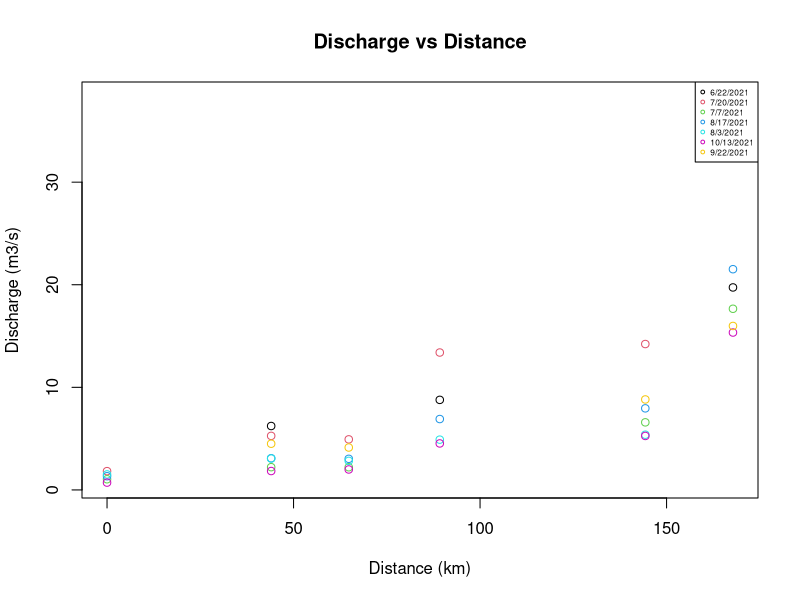
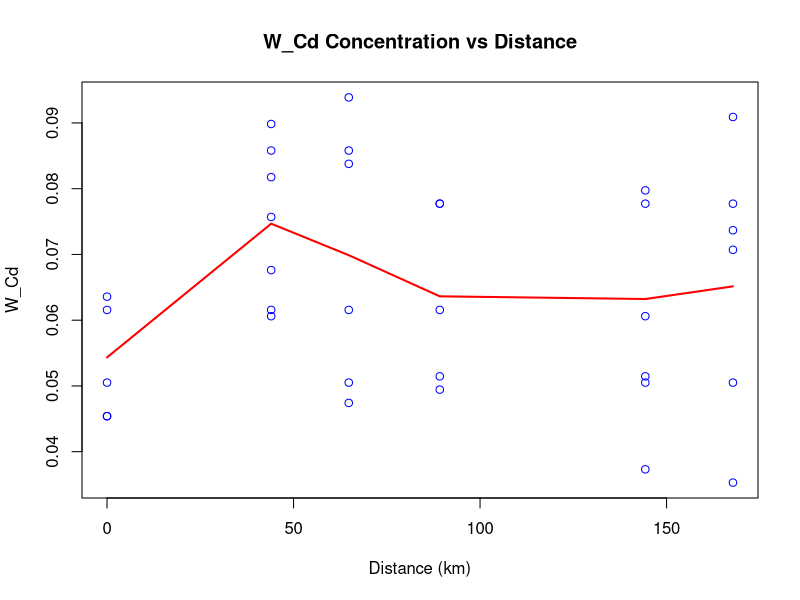
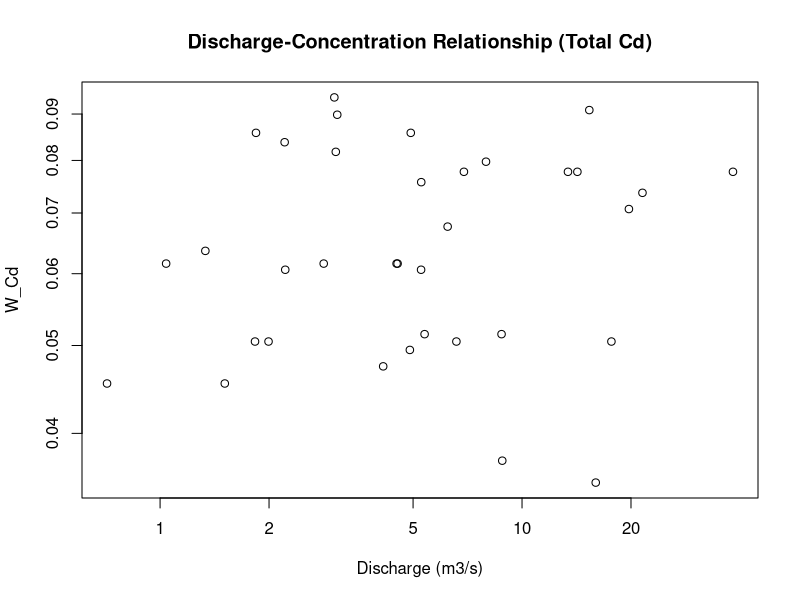
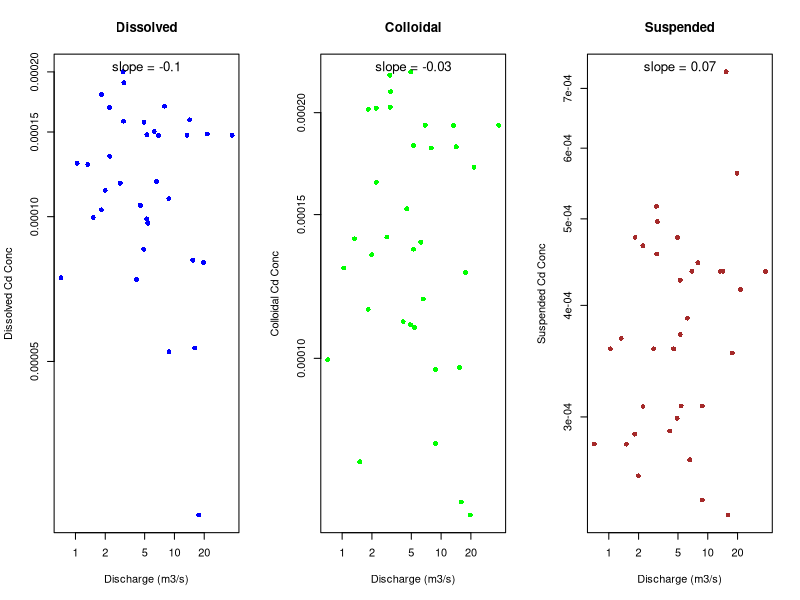
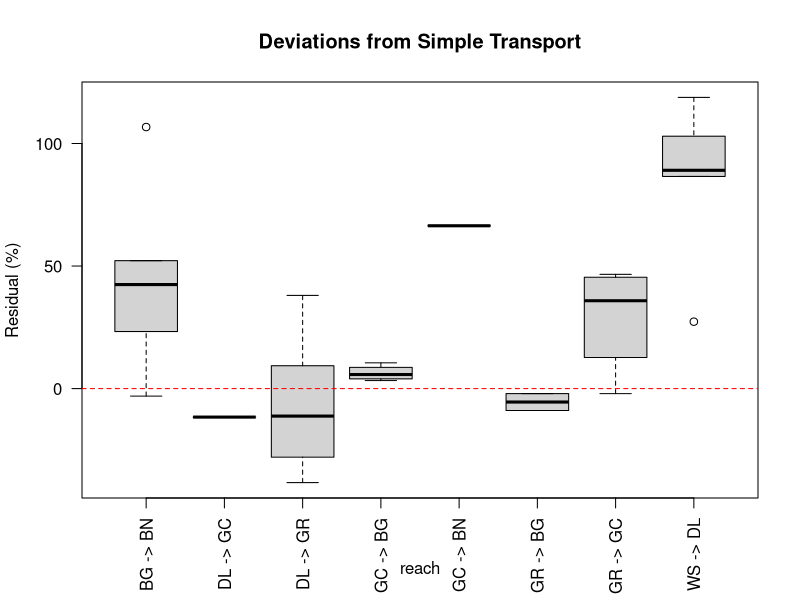

Generate these figures, in order, with R:
# Step 1: Basic Transport Framework Analysis for Cadmium
# Simple, direct code for your specific dataset

library(tidyverse)
library(ggplot2)

# ============================================================================
# PART 1: BASIC DATA SETUP
# ============================================================================

df <- read_csv("2_incremental/AI_Subsets/CD_Water_Working.csv")

# Assume df is already loaded
# Add calculated columns
df$W_Cd_load <- df$W_Cd * df$discharge_m3s

# Order sites by distance
df <- df %>% arrange(Distance_km, Date)

# Quick summary
cat("=== DATA SUMMARY ===\n")
cat("Sites:", unique(df$Site), "\n")
cat("Distance range:", range(df$Distance_km), "km\n")
cat("Date range:", range(df$Date), "\n")
cat("Number of observations:", nrow(df), "\n\n")

# ============================================================================
# PART 2: DISCHARGE PATTERNS
# ============================================================================

# Calculate discharge changes between consecutive sites for each date
discharge_changes <- df %>%
  arrange(Date, Distance_km) %>%
  group_by(Date) %>%
  mutate(
    discharge_change = discharge_m3s - lag(discharge_m3s),
    upstream_site = lag(Site),
    reach = paste(upstream_site, "->", Site)
  ) %>%
  filter(!is.na(discharge_change))

# Summary by reach
discharge_summary <- discharge_changes %>%
  group_by(reach) %>%
  summarise(
    mean_Q_change = mean(discharge_change),
    n_gains = sum(discharge_change > 0),
    n_losses = sum(discharge_change < 0)
  )

cat("=== DISCHARGE CHANGES BY REACH ===\n")
print(discharge_summary)
cat("\n")

# Plot discharge along river
plot(df$Distance_km, df$discharge_m3s, 
     main = "Discharge vs Distance",
     xlab = "Distance (km)", 
     ylab = "Discharge (m3/s)",
     col = as.numeric(factor(df$Date)))
legend("topright", legend = unique(df$Date), 
       col = 1:length(unique(df$Date)), pch = 1, cex = 0.5)

# ============================================================================
# PART 3: IDENTIFY MINIMUM CD FOR TRIBUTARY ASSUMPTION
# ============================================================================

min_Cd <- min(df$W_Cd)
min_Cd_5pct <- quantile(df$W_Cd, 0.05)

cat("=== MINIMUM CADMIUM VALUES ===\n")
cat("Absolute minimum W_Cd:", min_Cd, "\n")
cat("5th percentile W_Cd:", min_Cd_5pct, "\n")

# Where does minimum occur?
min_location <- df[which.min(df$W_Cd), c("Site", "Date", "Distance_km", "W_Cd")]
cat("Minimum occurs at:\n")
print(min_location)
cat("\n")

# Cd by site
cd_by_site <- df %>%
  group_by(Site, Distance_km) %>%
  summarise(
    mean_W_Cd = mean(W_Cd),
    min_W_Cd = min(W_Cd),
    max_W_Cd = max(W_Cd)
  )

cat("=== CADMIUM BY SITE ===\n")
print(cd_by_site)
cat("\n")

# ============================================================================
# PART 4: BASIC SPATIAL PATTERNS
# ============================================================================

# Plot Cd vs distance
plot(df$Distance_km, df$W_Cd,
     main = "W_Cd Concentration vs Distance",
     xlab = "Distance (km)",
     ylab = "W_Cd",
     col = "blue")
lines(lowess(df$Distance_km, df$W_Cd), col = "red", lwd = 2)

# Plot discharge vs Cd concentration
plot(df$discharge_m3s, df$W_Cd,
     log = "xy",
     main = "Discharge-Concentration Relationship (Total Cd)",
     xlab = "Discharge (m3/s)",
     ylab = "W_Cd")
abline(lm(log(W_Cd) ~ log(discharge_m3s), data = df), col = "red")

# Calculate dilution slope
dilution_model <- lm(log(W_Cd) ~ log(discharge_m3s), data = df)
slope <- coef(dilution_model)[2]
cat("=== DILUTION ANALYSIS ===\n")
cat("Power law slope (Total Cd):", round(slope, 3), "\n")
cat("(slope = -1 means perfect dilution)\n\n")

# Calculate concentrations for each particle fraction
df$Dissolved_conc <- df$W_Cd * df$Dissolved_pct / 100
df$Colloidal_conc <- df$W_Cd * df$Colloidal_pct / 100
df$Suspended_conc <- df$W_Cd * df$Suspended_pct / 100

# Three panel plot for particle size fractions
par(mfrow = c(1, 3))

# Dissolved
plot(df$discharge_m3s[df$Dissolved_conc > 0], 
     df$Dissolved_conc[df$Dissolved_conc > 0],
     log = "xy",
     main = "Dissolved",
     xlab = "Discharge (m3/s)",
     ylab = "Dissolved Cd Conc",
     col = "blue", pch = 16)
if(sum(df$Dissolved_conc > 0) > 2) {
  dissolved_model <- lm(log(Dissolved_conc) ~ log(discharge_m3s), 
                        data = df[df$Dissolved_conc > 0,])
  abline(dissolved_model, col = "blue", lwd = 2)
  mtext(paste("slope =", round(coef(dissolved_model)[2], 2)), 
        side = 3, line = -1.5, cex = 0.8)
}

# Colloidal
plot(df$discharge_m3s[df$Colloidal_conc > 0], 
     df$Colloidal_conc[df$Colloidal_conc > 0],
     log = "xy",
     main = "Colloidal",
     xlab = "Discharge (m3/s)",
     ylab = "Colloidal Cd Conc",
     col = "green", pch = 16)
if(sum(df$Colloidal_conc > 0) > 2) {
  colloidal_model <- lm(log(Colloidal_conc) ~ log(discharge_m3s), 
                        data = df[df$Colloidal_conc > 0,])
  abline(colloidal_model, col = "green", lwd = 2)
  mtext(paste("slope =", round(coef(colloidal_model)[2], 2)), 
        side = 3, line = -1.5, cex = 0.8)
}

# Suspended
plot(df$discharge_m3s[df$Suspended_conc > 0], 
     df$Suspended_conc[df$Suspended_conc > 0],
     log = "xy",
     main = "Suspended",
     xlab = "Discharge (m3/s)",
     ylab = "Suspended Cd Conc",
     col = "brown", pch = 16)
if(sum(df$Suspended_conc > 0) > 2) {
  suspended_model <- lm(log(Suspended_conc) ~ log(discharge_m3s), 
                        data = df[df$Suspended_conc > 0,])
  abline(suspended_model, col = "brown", lwd = 2)
  mtext(paste("slope =", round(coef(suspended_model)[2], 2)), 
        side = 3, line = -1.5, cex = 0.8)
}

par(mfrow = c(1, 1))

# Print slopes for all fractions
cat("=== DILUTION SLOPES BY PARTICLE SIZE ===\n")
if(sum(df$Dissolved_conc > 0) > 2) {
  cat("Dissolved slope:", round(coef(dissolved_model)[2], 3), "\n")
}
if(sum(df$Colloidal_conc > 0) > 2) {
  cat("Colloidal slope:", round(coef(colloidal_model)[2], 3), "\n")
}
if(sum(df$Suspended_conc > 0) > 2) {
  cat("Suspended slope:", round(coef(suspended_model)[2], 3), "\n")
}
cat("\n")

# ============================================================================
# PART 5: SIMPLE MASS BALANCE
# ============================================================================

# Calculate load changes and expected values
load_analysis <- df %>%
  arrange(Date, Distance_km) %>%
  group_by(Date) %>%
  mutate(
    # Basic load changes
    load_change = W_Cd_load - lag(W_Cd_load),
    Q_change = discharge_m3s - lag(discharge_m3s),
    
    # Expected load if tributary has minimum Cd
    expected_new_load = Q_change * min_Cd,
    expected_total_load = lag(W_Cd_load) + expected_new_load,
    
    # Residual (what can't be explained by transport)
    residual = W_Cd_load - expected_total_load,
    residual_pct = 100 * residual / expected_total_load,
    
    # Reach info
    upstream_site = lag(Site),
    reach = paste(upstream_site, "->", Site)
  ) %>%
  filter(!is.na(load_change))

# Summary of residuals by reach
residual_summary <- load_analysis %>%
  group_by(reach) %>%
  summarise(
    mean_residual_pct = mean(residual_pct, na.rm = TRUE),
    n_sources = sum(residual > 0, na.rm = TRUE),
    n_sinks = sum(residual < 0, na.rm = TRUE)
  ) %>%
  arrange(desc(abs(mean_residual_pct)))

cat("=== MASS BALANCE RESIDUALS ===\n")
cat("Positive = more Cd than expected from transport\n")
cat("Negative = less Cd than expected from transport\n\n")
print(residual_summary)
cat("\n")

# Plot residuals
boxplot(residual_pct ~ reach, data = load_analysis,
        main = "Deviations from Simple Transport",
        ylab = "Residual (%)",
        las = 2)
abline(h = 0, col = "red", lty = 2)

# Save key results
transport_results <- list(
  min_Cd = min_Cd,
  min_Cd_5pct = min_Cd_5pct,
  dilution_slope = slope,
  discharge_summary = discharge_summary,
  cd_by_site = cd_by_site,
  residual_summary = residual_summary,
  load_analysis = load_analysis
)

cat("\nResults saved in 'transport_results' object\n")
